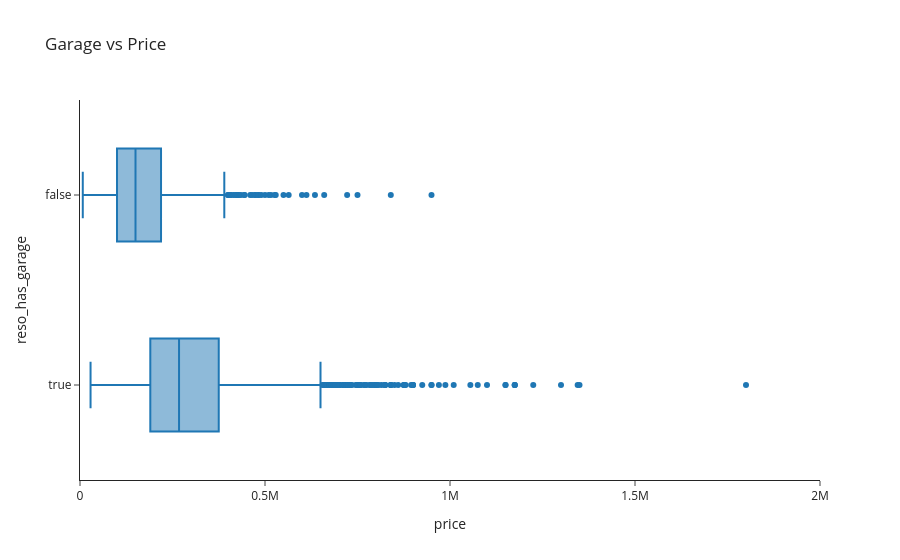

The cell this chart's notebook holds for it:
### Markdown cell above
### The Garage Premium

The chart below compares the prices of homes with and without a garage.

### Code cell
fig = px.box(
    df, x="price", y="reso_has_garage", title="Garage vs Price", template="simple_white"
)
fig.update_xaxes(range=[0, 2000000])
fig.show()

### Figure 1 — Plotly figure (JSON) as saved in the notebook; plotly's stock layout.template omitted (floating-point values rounded to 4 significant figures; data arrays with more than 128 entries replaced by an {"elided": "..."} marker saying what was removed)
{"data": [{"alignmentgroup": "True", "hovertemplate": "price=%{x}<br>reso_has_garage=%{y}<extra></extra>", "legendgroup": "", "marker": {"color": "#1F77B4"}, "name": "", "notched": false, "offsetgroup": "", "orientation": "h", "showlegend": false, "type": "box", "x": {"elided": "3736 int values"}, "x0": " ", "xaxis": "x", "y": {"elided": "3736 bool values"}, "y0": " ", "yaxis": "y"}], "layout": {"boxmode": "group", "legend": {"tracegroupgap": 0}, "title": {"text": "Garage vs Price"}, "xaxis": {"anchor": "y", "domain": [0.0, 1.0], "range": [0, 2000000], "title": {"text": "price"}}, "yaxis": {"anchor": "x", "domain": [0.0, 1.0], "title": {"text": "reso_has_garage"}}}}
